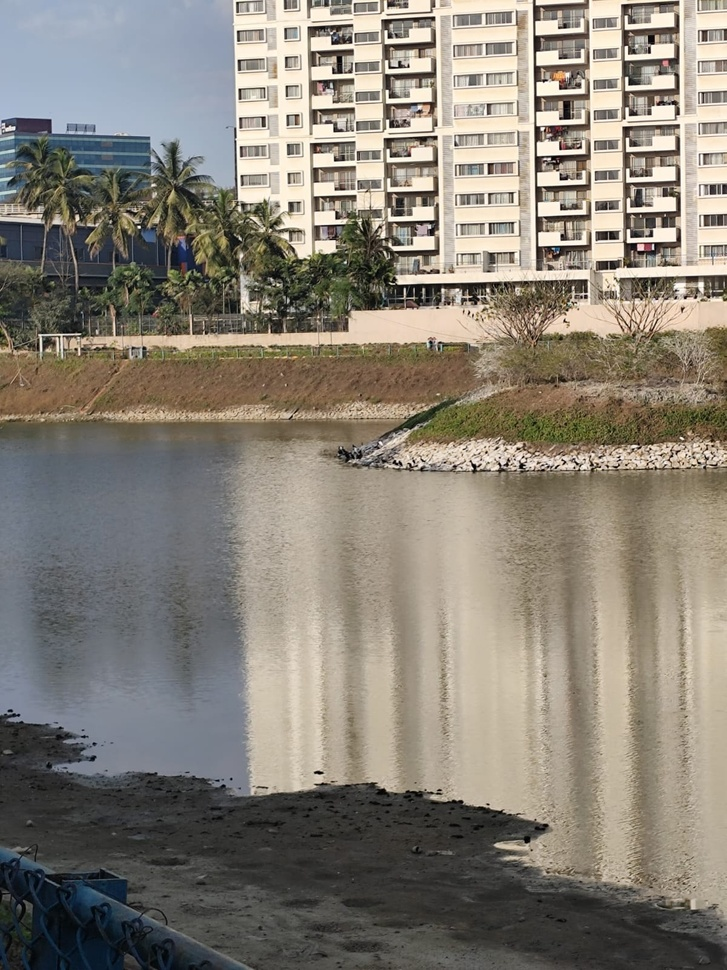
#> input picture Panorama/1/scene_1.jpg, 727 x 970 px, shrunk from 1200 x 1600 before the run, found by its file name
$ jupyter execute Panorama_Creation.ipynb
#> lines starting #> are read from the running program, lines starting #| are printed output that depends on the picture
#> in makePanorama, img1 is the input picture: shape (970, 727, 3); mean B, G, R 118.3, 128.8, 135
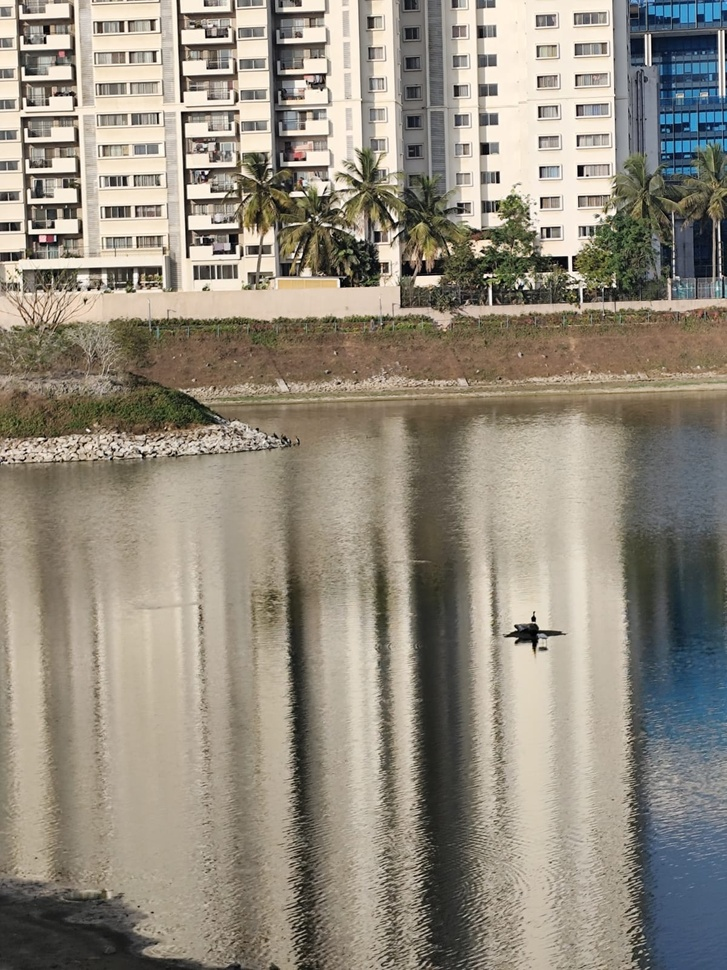
#> input picture Panorama/1/scene_2.jpg, 727 x 970 px, shrunk from 1200 x 1600 before the run, found by its file name
#> in makePanorama, img2 is the input picture: shape (970, 727, 3); mean B, G, R 126.3, 139.8, 147.1
[cell 1]
import cv2
import numpy as np
import matplotlib.pyplot as plt

[cell 2]
def display_matches(img1, img2, kp1, kp2, good_matches):
    match_img = cv2.drawMatches(img1, kp1, img2, kp2, good_matches, None, flags=2)
    match_img_rgb = cv2.cvtColor(match_img, cv2.COLOR_BGR2RGB)
    plt.figure(figsize=(15, 8))
    plt.imshow(match_img_rgb)
    plt.title("Matching Points")
    plt.axis("off")
    plt.show()

[cell 3]
def stitch_images(img1, img2):

    gray1 = cv2.cvtColor(img1, cv2.COLOR_BGR2GRAY) #Converting Image 1 to GrayScale
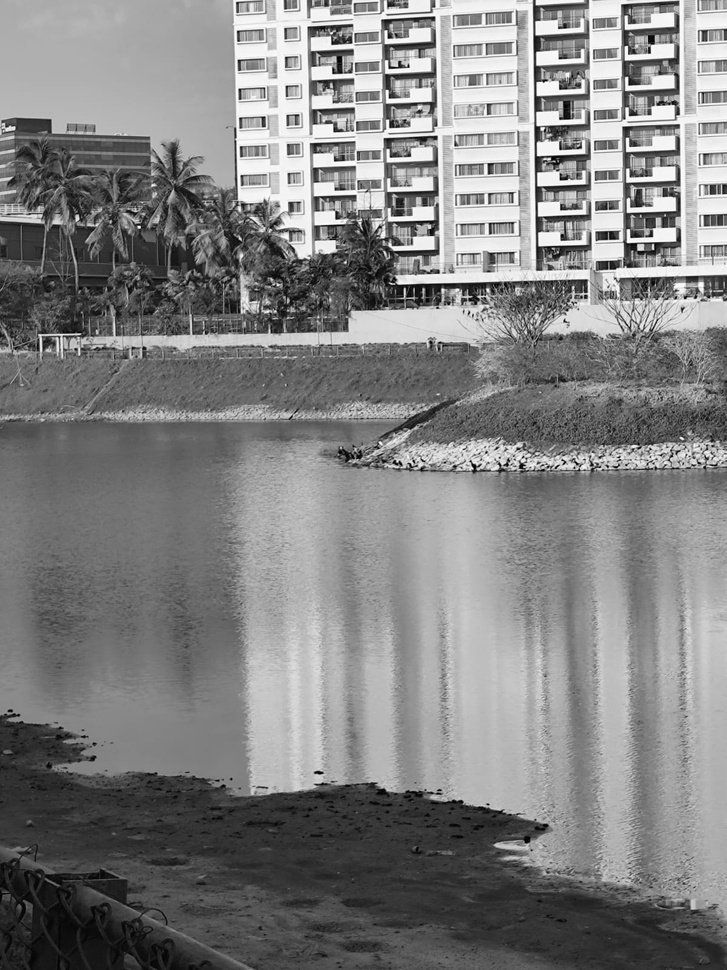
#> gray1: shape (970, 727); min 0, max 255, mean 129.5
    gray2 = cv2.cvtColor(img2, cv2.COLOR_BGR2GRAY) #Converting Image 2 to GrayScale
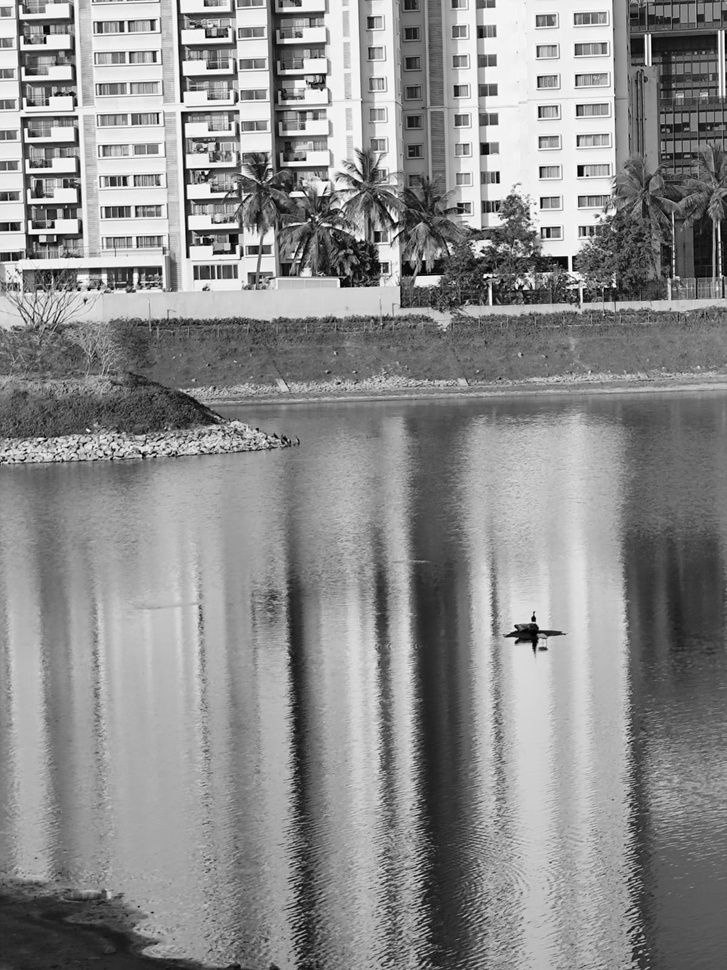
#> gray2: shape (970, 727); min 0, max 255, mean 140.5

    sift = cv2.SIFT_create() # Initialize SIFT detector
    keypoints1, descriptors1 = sift.detectAndCompute(gray1, None) #Compute Keypoints and Descriptors for image 1
#> keypoints1 = 4624 keypoints; strongest (x, y, size): (139, 227, 2.1), (435, 138, 3.2), (685, 297, 2.1), (390, 36, 3.3)
    keypoints2, descriptors2 = sift.detectAndCompute(gray2, None) #Compute Keypoints and Descriptors for image 1
#> keypoints2 = 5096 keypoints; strongest (x, y, size): (533, 619, 3.2), (182, 101, 2.7), (580, 170, 6), (485, 276, 2.6)

    bf = cv2.BFMatcher(cv2.NORM_L2)  # Initialize BFMatcher
    matches = bf.knnMatch(descriptors1, descriptors2, k=2) # knnMatch to finds the k best matches for each descriptor
#> matches = 4624 matches


    good_matches = [m for m, n in matches if m.distance < 0.75 * n.distance] # Apply Lowe's ratio test to filter for good matches
#> good_matches = 535 matches

    display_matches(img1, img2, keypoints1, keypoints2, good_matches)
#> in display_matches, `match_img = cv2.drawMatches(img1, kp1, img2, kp2, good_matches, None, ..`:
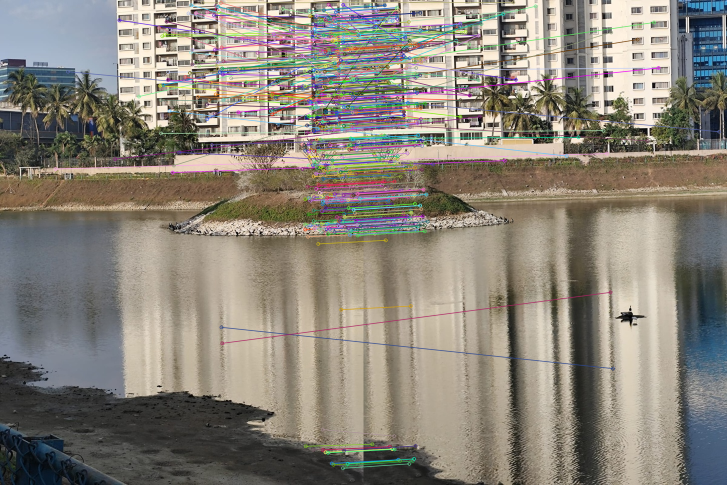
#> match_img: shape (970, 1454, 3) (shown at 1/2 size); mean B, G, R 122, 132.4, 138.4

    MIN_MATCH_COUNT = 10
    if len(good_matches) > MIN_MATCH_COUNT:
        # Extract location of good matches from both images
        src_pts = np.float32([keypoints1[m.queryIdx].pt for m in good_matches]).reshape(-1,1,2)
#> src_pts = 535 rows, first 8: [110.5, 337.5], [135.4, 142.9], [229.8, 317.8], [238.3, 40.09], [277.6, 192.5], [317.6, 55.22], [319.9, 171], [320.7, 199.6]
        dst_pts = np.float32([keypoints2[m.trainIdx].pt for m in good_matches]).reshape(-1,1,2)
#> dst_pts = 535 rows, first 8: [486.6, 306.9], [711, 263], [231.9, 232.9], [304.2, 159.1], [343.7, 12.15], [33.2, 207.4], [33.2, 207.4], [33.2, 207.4]

        # Compute the homography matrix
        H, mask = cv2.findHomography(src_pts, dst_pts, cv2.RANSAC, 5.0)
#> H = [[1.08, 0.0281, -655.5], [0.0286, 1.08, -29.3], [0.000104, 3.42e-06, 1]]; mask = 535 values, max 1 at index 112, min 0 at index 0, mean 0.736

        # Get image dimensions
        h1, w1 = img1.shape[:2]
#> h1 = 970; w1 = 727
        h2, w2 = img2.shape[:2]
#> h2 = 970; w2 = 727

        # Compute the transformed corners of img1
        pts_img1 = np.float32([[0,0], [0,h1], [w1,h1], [w1,0]]).reshape(-1,1,2)
#> pts_img1 = [[0, 0], [0, 970], [727, 970], [727, 0]]
        pts_img1_trans = cv2.perspectiveTransform(pts_img1, H)
#> pts_img1_trans = [[-655.5, -29.3], [-626.2, 1010.1], [147, 958.5], [122.1, -7.89]]
        # Define corners of img2
        pts_img2 = np.float32([[0,0], [0,h2], [w2,h2], [w2,0]]).reshape(-1,1,2)
#> pts_img2 = [[0, 0], [0, 970], [727, 970], [727, 0]]

        # Combine points from the transformed img1 and img2 to get overall bounds
        all_pts = np.concatenate((pts_img1_trans, pts_img2), axis=0)
#> all_pts = [[-655.5, -29.3], [-626.2, 1010.1], [147, 958.5], [122.1, -7.89], [0, 0], [0, 970], [727, 970], [727, 0]]
        [x_min, y_min] = np.int32(all_pts.min(axis=0).ravel() - 0.5)
#> x_min = -656; y_min = -29
        [x_max, y_max] = np.int32(all_pts.max(axis=0).ravel() + 0.5)
#> x_max = 727; y_max = 1010

        # Calculate the translation needed to shift all coordinates to positive space
        translation_dist = [-x_min, -y_min]
#> translation_dist = [656, 29]
        H_translation = np.array([[1, 0, translation_dist[0]],
                                  [0, 1, translation_dist[1]],
                                  [0, 0, 1]])
#> H_translation = [[1, 0, 656], [0, 1, 29], [0, 0, 1]]

        panorama_width = x_max - x_min
#> panorama_width = 1383
        panorama_height = y_max - y_min
#> panorama_height = 1039

        # Warp img1 with the combined homography and translation
        result = cv2.warpPerspective(img1, H_translation.dot(H), (panorama_width, panorama_height))
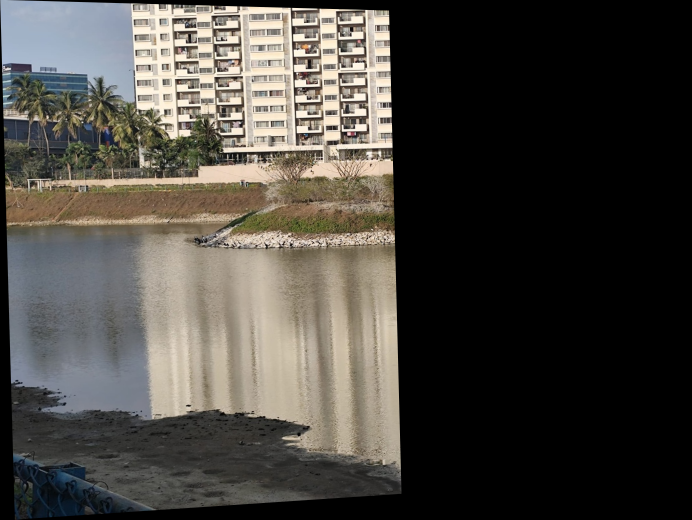
#> result: shape (1039, 1383, 3) (shown at 1/2 size); mean B, G, R 63.8, 69.2, 72.3

        # Paste img2 into the panorama canvas at the appropriate location
        result[translation_dist[1]:h2+translation_dist[1], translation_dist[0]:w2+translation_dist[0]] = img2
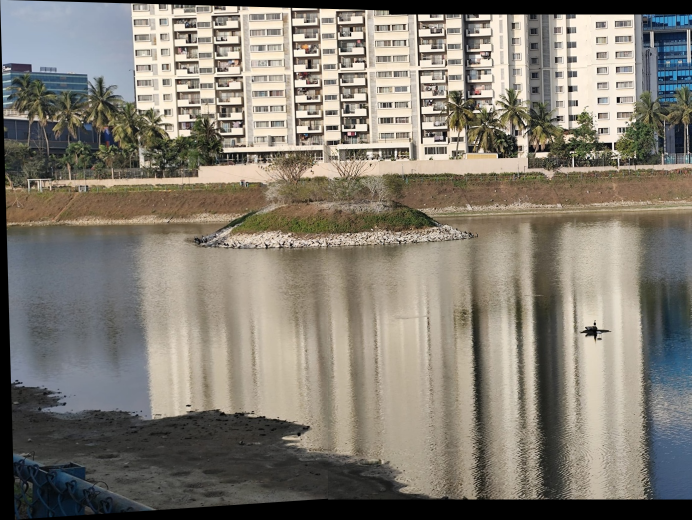
#> result: shape (1039, 1383, 3) (shown at 1/2 size); mean B, G, R 114.2, 124.6, 130.3

        return result
    else:
        print(f"Not enough matches found - {len(good_matches)}/{MIN_MATCH_COUNT}")
        return None

[cell 4]
def show_image(title, img):
    img_rgb = cv2.cvtColor(img, cv2.COLOR_BGR2RGB)
    plt.figure(figsize=(10, 8))
    plt.imshow(img_rgb)
    plt.title(title)
    plt.axis("off")
    plt.show()

[cell 5]
def makePanorama(image_path_1, image_path_2):
    # Load your images
    img1 = cv2.imread(image_path_1)
    img2 = cv2.imread(image_path_2)
    # Display the original images
    show_image("Original Image 1", img1)
    show_image("Original Image 2", img2)
    # Stitch the images together
    panorama = stitch_images(img1, img2)
    if panorama is not None:
        show_image("Panorama", panorama)
        cv2.imwrite("panorama.jpg", panorama)
